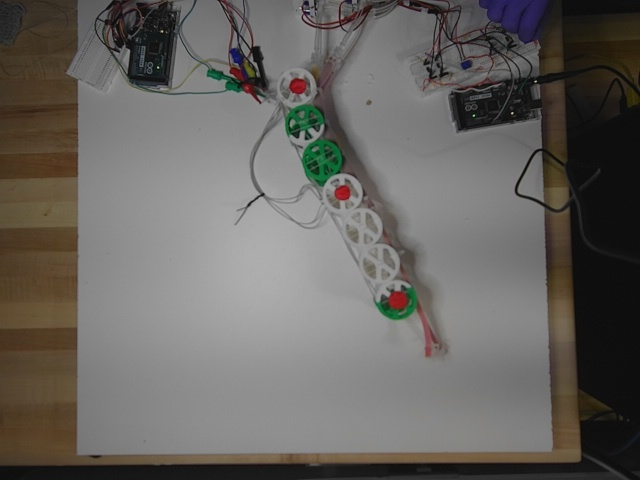
#> input picture TestData/image_101_1733282935.046351.jpg, 640 x 480 px, given in place of first_success.mp4, which was not available
$ python anaylze_solenoid_angle.py
#> lines starting #> are read from the running program, lines starting #| are printed output that depends on the picture; after the words box and inside, x2 and y2 are one past the last pixel; in counts of white or black regions, pixels touching at a corner belong together; pictures that were not available may be replaced by others from this repository, and a replacement may not be noted
#> in analyze_video, frame is the input picture: shape (480, 640, 3); mean B, G, R 96.3, 100.3, 103.3
import cv2
import numpy as np
import math
import pandas as pd
import time
import os


def process_frame(frame):
    """
    Analyze a frame to detect black dots and calculate their angles relative to the center.
    """
    # Convert the frame to grayscale
    hsv = cv2.cvtColor(frame, cv2.COLOR_BGR2HSV)
#> hsv: shape (480, 640, 3); mean H, S, V 18.3, 30, 104.4

    # Threshold the image to isolate black dots (assume black dots are darker than 50 intensity)
    # thresh = cv2.adaptiveThreshold(gray, 255, cv2.ADAPTIVE_THRESH_GAUSSIAN_C, cv2.THRESH_BINARY_INV, 11, 2)

    lower_red1 = np.array([0,120,70])
    upper_red1 = np.array([10,255,255])
    lower_red2 = np.array([170,120,70])
    upper_red2 = np.array([180,255,255])

    mask1 = cv2.inRange(hsv, lower_red1, upper_red1)
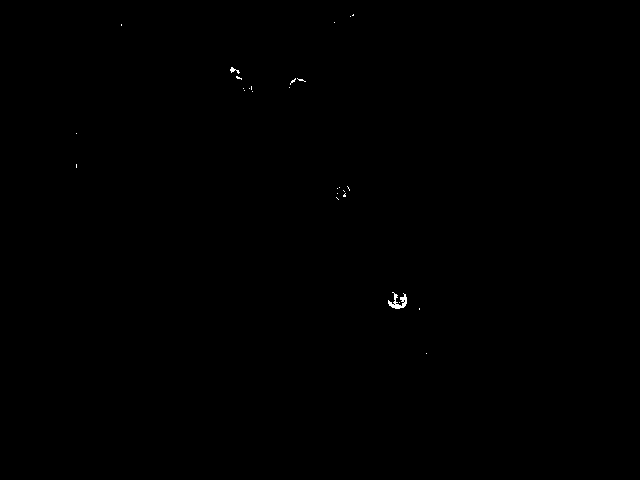
#> mask1: shape (480, 640); 0.08% white in thin lines or dots, all inside (x1, y1, x2, y2) = (76, 14, 427, 354)
    mask2 = cv2.inRange(hsv, lower_red2, upper_red2)
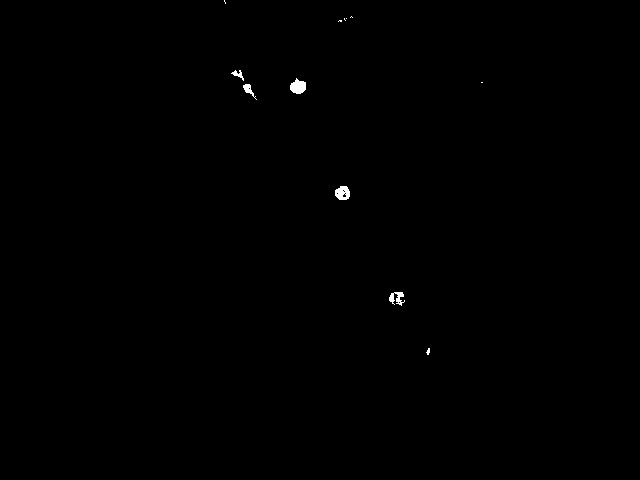
#> mask2: shape (480, 640); 0.2% white; 12 white regions (7 under 20 px), largest, box (x1, y1, x2, y2) and area: (290, 78, 306, 94) 180, (335, 186, 350, 200) 161, (389, 292, 405, 306) 118, (243, 84, 257, 100) 76, (231, 70, 244, 81) 55

    mask = cv2.bitwise_or(mask1, mask2)
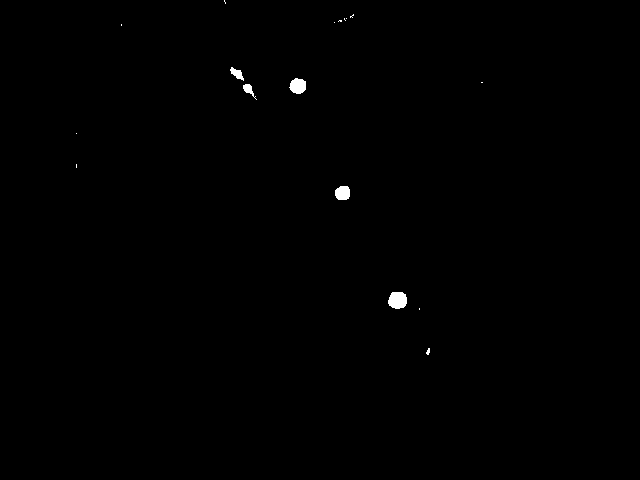
#> mask: shape (480, 640); 0.29% white; 17 white regions (12 under 20 px)
    mask = cv2.GaussianBlur(mask, (5,5),0)
    # Separate visual frame to show mask
    # mask = cv2.imshow("mask", mask)
    # Find contours of the black dots
    contours, _ = cv2.findContours(mask, cv2.RETR_EXTERNAL, cv2.CHAIN_APPROX_SIMPLE)
#> contours = 12 contours, 1 with area under 20; largest, box (x1, y1, x2, y2) and area: (228, 65, 259, 102) 391, (386, 290, 409, 311) 390, (287, 76, 308, 96) 324, (333, 184, 352, 202) 284, (332, 12, 356, 25) 128

    # Filter contours by size (to exclude noise)
    dot_positions = []
    for contour in contours:
        if cv2.contourArea(contour) > 500:  # Example size threshold
            (cx, cy), r = cv2.minEnclosingCircle(contour)
            r = int(r)
            # Determine whether dot is circle
            area = cv2.contourArea(contour)
            perimeter = cv2.arcLength(contour, True)
            if perimeter == 0:
                continue
            circ = 4 * np.pi * (area/(perimeter**2))
            # If circle, add to dot list.
            if circ >= 0.7 and circ <= 1.3:
                dot_positions.append((int(cx),int(cy)))
                cv2.circle(frame,(int(cx),int(cy)),r,(0,255,255),2)
#> this loop made 12 passes
#> contour on passes 2, 5, 6, 7, 10: [[417, 306], [417, 311], [421, 311], [421, 306]], [[74, 162], [74, 169], [78, 169], [78, 162]], [[74, 131], [74, 135], [78, 135], [78, 131]], [[479, 80], [479, 84], [484, 84], [484, 80]], [[119, 22], [119, 27], [123, 27], [123, 22]]
#> after the loop, dot_positions = []

            # [11 lines of commented-out code are left out]
    if len(dot_positions) == 2: # If 2 dots on machine
        (x1, y1), (x2, y2) = dot_positions
        angle = math.degrees(math.atan2(y1-y2, x1 - x2))
        angle = round(angle,2)
        cv2.circle(frame, (x1,y1), 5, (0, 255, 0), -1)
        cv2.circle(frame, (x2,y2), 5, (0, 255, 0), -1)
        cv2.line(frame, (x1, y1), (x2,y2), (255, 0,0),2)
        cv2.putText(frame, f"Angle: {angle:.1f}", (x1, y1-10), cv2.FONT_HERSHEY_SIMPLEX, 0.5, (255,255,255), 1)

        return frame, (angle,None)
    elif len(dot_positions) == 3: # If 3 dots on machine
        '''
        Please note that this should work assuming the second dot is always at a
        lower y position than the third (which I believe it should be) --Simon
        '''
        [(x1,y1), (x2,y2), (x3,y3)] = dot_positions
        # print(dot_positions)
        angle1 = 90 - math.degrees(math.atan2(y1-y2,x1-x2))
        angle1 = round(angle1,2)
        angle2 = 90 - math.degrees(math.atan2(y2-y3,x2-x3))
        angle2 = round(angle2,2)
        angle1 = angle1 - angle2
        cv2.circle(frame, (x1,y1), 5, (0, 255, 0), -1)
        cv2.circle(frame, (x2,y2), 5, (0, 255, 0), -1)
        cv2.circle(frame, (x3,y3), 5, (0, 255, 0), -1)
        cv2.line(frame, (x1,y1), (x2,y2), (255, 0, 0),2)
        cv2.line(frame, (x2,y2), (x3,y3), (255, 0, 0), 2)
        cv2.putText(frame, f"Angle 1: {angle1:.2f}", (x1,y1-10), cv2.FONT_HERSHEY_SIMPLEX, 0.5, (255,255,255), 1)
        cv2.putText(frame, f"Angle 2: {angle2:.2f}", (x2,y2-10), cv2.FONT_HERSHEY_SIMPLEX, 0.5, (255,255,255), 1)

        return frame, (angle1, angle2)

    else:

        return frame, None

def analyze_video(video_path):
    """
    Analyze video frames to detect red dots and calculate angles for each frame.
    """
    cap = cv2.VideoCapture(video_path)
    width = int(cap.get(cv2.CAP_PROP_FRAME_WIDTH))
    height = int(cap.get(cv2.CAP_PROP_FRAME_HEIGHT))
    fps = cap.get(cv2.CAP_PROP_FPS)
    print(fps)
    output_path = r"C:\Users\softrobotslab\ArduinoMotors\videos\first_success_ground_truth.avi"
    fourcc = cv2.VideoWriter_fourcc(*'XVID')
    out = cv2.VideoWriter(output_path, fourcc=fourcc, fps=fps, frameSize=(width, height))

    data = pd.DataFrame(columns = [
                                   'Angle1(deg)',
                                   'Angle2(deg)'])
    # start_time = time.time()

    angles1 = []
    angles2 = []
    while cap.isOpened():
        ret, frame = cap.read()
        if not ret:
            break


        # Process each frame
#> (the run stopped early here; a loop or call above may not have finished)
